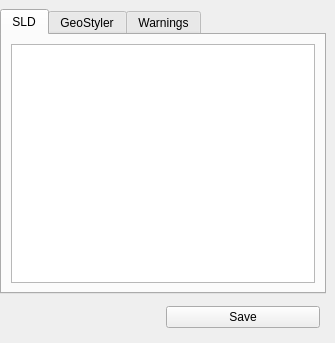
<?xml version="1.0" encoding="UTF-8"?>
<ui version="4.0">
 <class>DockWidget</class>
 <widget class="QDockWidget" name="DockWidget">
  <property name="geometry">
   <rect>
    <x>0</x>
    <y>0</y>
    <width>335</width>
    <height>343</height>
   </rect>
  </property>
  <property name="sizePolicy">
   <sizepolicy hsizetype="Preferred" vsizetype="Preferred">
    <horstretch>0</horstretch>
    <verstretch>0</verstretch>
   </sizepolicy>
  </property>
  <property name="windowTitle">
   <string>BabelStyler</string>
  </property>
  <widget class="QWidget" name="dockWidgetContents">
   <property name="sizePolicy">
    <sizepolicy hsizetype="Expanding" vsizetype="Expanding">
     <horstretch>0</horstretch>
     <verstretch>0</verstretch>
    </sizepolicy>
   </property>
   <layout class="QVBoxLayout" name="verticalLayout">
    <property name="sizeConstraint">
     <enum>QLayout::SetNoConstraint</enum>
    </property>
    <property name="leftMargin">
     <number>0</number>
    </property>
    <property name="bottomMargin">
     <number>9</number>
    </property>
    <item>
     <widget class="QTabWidget" name="tabWidget">
      <property name="autoFillBackground">
       <bool>false</bool>
      </property>
      <property name="currentIndex">
       <number>0</number>
      </property>
      <property name="elideMode">
       <enum>Qt::ElideMiddle</enum>
      </property>
      <widget class="QWidget" name="tab_1">
       <attribute name="title">
        <string>SLD</string>
       </attribute>
       <layout class="QVBoxLayout" name="verticalLayout_3">
        <property name="leftMargin">
         <number>9</number>
        </property>
        <property name="topMargin">
         <number>9</number>
        </property>
        <property name="rightMargin">
         <number>9</number>
        </property>
        <property name="bottomMargin">
         <number>9</number>
        </property>
        <item>
         <widget class="QTextEdit" name="widgetSld">
          <property name="lineWrapMode">
           <enum>QTextEdit::NoWrap</enum>
          </property>
          <property name="readOnly">
           <bool>true</bool>
          </property>
          <property name="placeholderText">
           <string/>
          </property>
         </widget>
        </item>
       </layout>
      </widget>
      <widget class="QWidget" name="tab_2">
       <attribute name="title">
        <string>GeoStyler</string>
       </attribute>
       <layout class="QVBoxLayout" name="verticalLayout_2">
        <property name="leftMargin">
         <number>9</number>
        </property>
        <property name="topMargin">
         <number>9</number>
        </property>
        <property name="rightMargin">
         <number>9</number>
        </property>
        <property name="bottomMargin">
         <number>9</number>
        </property>
        <item>
         <widget class="QTextEdit" name="widgetGeostyler">
          <property name="readOnly">
           <bool>true</bool>
          </property>
         </widget>
        </item>
       </layout>
      </widget>
      <widget class="QWidget" name="tab_3">
       <attribute name="title">
        <string>Warnings</string>
       </attribute>
       <layout class="QVBoxLayout" name="verticalLayout_5">
        <item>
         <widget class="QPlainTextEdit" name="widgetWarnings">
          <property name="focusPolicy">
           <enum>Qt::NoFocus</enum>
          </property>
          <property name="textInteractionFlags">
           <set>Qt::LinksAccessibleByMouse|Qt::TextSelectableByKeyboard|Qt::TextSelectableByMouse</set>
          </property>
         </widget>
        </item>
       </layout>
      </widget>
     </widget>
    </item>
    <item>
     <layout class="QHBoxLayout" name="horizontalLayout">
      <property name="leftMargin">
       <number>6</number>
      </property>
      <property name="topMargin">
       <number>6</number>
      </property>
      <property name="rightMargin">
       <number>6</number>
      </property>
      <property name="bottomMargin">
       <number>6</number>
      </property>
      <item>
       <widget class="QgsFileWidget" name="fileWidget">
        <property name="storageMode">
         <enum>QgsFileWidget::SaveFile</enum>
        </property>
       </widget>
      </item>
      <item>
       <widget class="QPushButton" name="saveButton">
        <property name="text">
         <string>Save</string>
        </property>
       </widget>
      </item>
     </layout>
    </item>
   </layout>
  </widget>
 </widget>
 <customwidgets>
  <customwidget>
   <class>QgsFileWidget</class>
   <extends>QWidget</extends>
   <header>qgsfilewidget.h</header>
  </customwidget>
 </customwidgets>
 <resources/>
 <connections/>
</ui>
